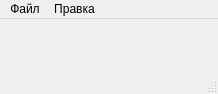
<?xml version="1.0" encoding="UTF-8"?>
<ui version="4.0">
 <class>MainWindow</class>
 <widget class="QMainWindow" name="MainWindow">
  <property name="geometry">
   <rect>
    <x>0</x>
    <y>0</y>
    <width>218</width>
    <height>94</height>
   </rect>
  </property>
  <property name="windowTitle">
   <string>MainWindow</string>
  </property>
  <widget class="QWidget" name="centralwidget"/>
  <widget class="QMenuBar" name="menubar">
   <property name="geometry">
    <rect>
     <x>0</x>
     <y>0</y>
     <width>218</width>
     <height>21</height>
    </rect>
   </property>
   <widget class="QMenu" name="menuFile">
    <property name="title">
     <string>Файл</string>
    </property>
    <addaction name="actionNew"/>
    <addaction name="actionOpen"/>
    <addaction name="actionSave"/>
    <addaction name="actionSave_As"/>
    <addaction name="actionExit"/>
   </widget>
   <widget class="QMenu" name="menu">
    <property name="title">
     <string>Правка</string>
    </property>
    <addaction name="action"/>
    <addaction name="action_2"/>
    <addaction name="action_3"/>
    <addaction name="action_4"/>
    <addaction name="action_5"/>
    <addaction name="action_6"/>
   </widget>
   <addaction name="menuFile"/>
   <addaction name="menu"/>
  </widget>
  <widget class="QStatusBar" name="statusbar"/>
  <action name="actionNew">
   <property name="text">
    <string>Новый проект</string>
   </property>
  </action>
  <action name="actionOpen">
   <property name="text">
    <string>Открыть проект</string>
   </property>
  </action>
  <action name="actionSave">
   <property name="text">
    <string>Сохранить</string>
   </property>
  </action>
  <action name="actionSave_As">
   <property name="text">
    <string>Сохранить как...</string>
   </property>
  </action>
  <action name="actionExit">
   <property name="text">
    <string>Выход</string>
   </property>
  </action>
  <action name="action">
   <property name="text">
    <string>Создать спрайт</string>
   </property>
  </action>
  <action name="action_2">
   <property name="text">
    <string>Создать объект</string>
   </property>
  </action>
  <action name="action_3">
   <property name="text">
    <string>Создать сцену</string>
   </property>
  </action>
  <action name="action_4">
   <property name="text">
    <string>Создать переменную</string>
   </property>
  </action>
  <action name="action_5">
   <property name="text">
    <string>Создать звук</string>
   </property>
  </action>
  <action name="action_6">
   <property name="text">
    <string>Создать ролик</string>
   </property>
  </action>
 </widget>
 <resources/>
 <connections/>
</ui>
